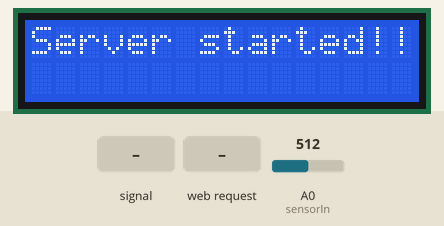
Recording of a sketch running on a simulated ESP8266 (NodeMCU). Parts: 16×2 character LCD. Inputs (shaded band) come from the test bench; at power-on: A0 (sensorIn) = 512. WiFi joins after 1.5 s; servers stay silent unless stated; what the sketch prints to the serial monitor is not drawn.

Above: at 1.2 s.
At 6.3 s:
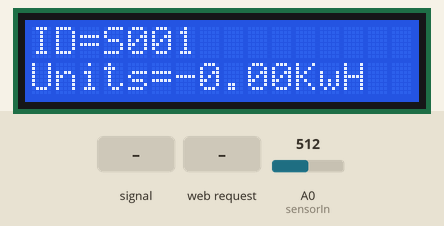
6.4 s: A0 (sensorIn) fed a 200 Hz sine of ±81 counts around its level
At 7.7 s:
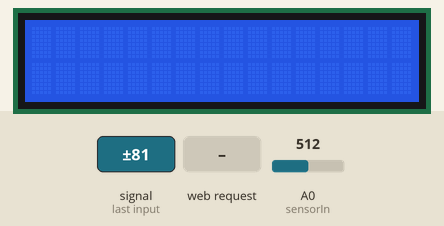
At 8.9 s:
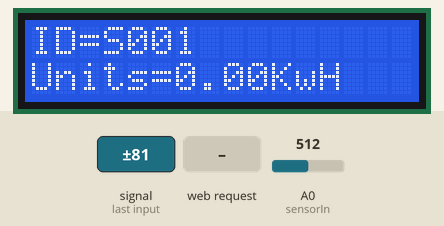
10.6 s: HTTP request GET /update received
Timing chart, 0 to 13.6 s (numbered marks = the images above; inputs shaded):
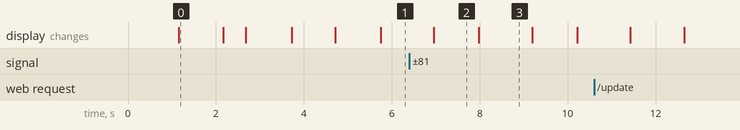

Measured:
- after the input at 6.4 s, the display: first differs from a run without the input after 1.6 s (image 3)
- what the display in image 0 shows lasts 1.0 s, from 1.2 s to 2.2 s
- what the display in image 3 shows lasts 1.2 s, from 8.0 s to 9.2 s

The sketch:

final_server.ino
```cpp
#include <ESP8266WiFi.h>
#include <ESP8266WebServer.h>
#include <Wire.h>
#include <LiquidCrystal_I2C.h>
#include <WiFiClientSecure.h>

LiquidCrystal_I2C lcd=LiquidCrystal_I2C(0x27,16,2);


char * ssid = "mcu-s";
char * password = "12345678";
IPAddress ip(192,168,11,4);
IPAddress gateway(192,168,11,1);
IPAddress subnet(255,255,255,0);
ESP8266WebServer server;


String id_c="" , id_s="S001";
float units_c=0.0;


const char *sta_ssid = "FTTH";
const char *sta_password = "nodemcu@80";


const char* host = "script.google.com";
const int httpsPort = 443;
#define ON_Board_LED 3


WiFiClientSecure client;

String GAS_ID = "AKfycbxFPOTMVLCK4MIY0QJwrhqBDCKtM-bYfpMH_3MJ5TQNGVMr82-z1yGje3kJ7fGQtGuO";


const int sensorIn =A0;
int mVperAmp=185;
double vpp=0;
double vp=0;
double vrms=0;
double irms=0;
double units=0;


void setup() {
  lcd.begin(16,2);
  lcd.init();
  lcd.backlight();
  lcd.clear();
  lcd.print("Welcome!!!");
  delay(1000);
  Serial.begin(115200);
  WiFi.mode(WIFI_AP_STA);
  WiFi.softAPConfig(ip,gateway,subnet);
  WiFi.softAP(ssid,password);
  server.on("/",handleindex);
  server.on("/update",handleupdate);
  server.begin();
  lcd.clear();
  lcd.print("Server started!!");
  delay(1000);
  lcd.clear();
  WiFi.begin(sta_ssid, sta_password);
  while (WiFi.status() != WL_CONNECTED) {
    delay(500);
    lcd.clear();
    lcd.print("Connecting...");
  }
    client.setInsecure();
  lcd.clear();
  if(WiFi.status() == WL_CONNECTED)
  {
    lcd.print("Connected!!!");
    delay(1000);
    lcd.clear();
    }
}


void loop() {
    server.handleClient();
    vpp=getVPP();
  vp=vpp/2.0;
  vrms=vp*0.707;
  irms=((vrms*1000)/mVperAmp)-0.07;
  units+= (((irms*243)/1000)/1800);
  String u="";
  lcd.clear();
  lcd.setCursor(0,0);
  lcd.print("ID=S001");
  lcd.setCursor(0,1);
  lcd.print("Units=");
  lcd.setCursor(6,1);
  u+=String(units);
  u+="KwH";
  lcd.print(u);
   if (WiFi.status()!= WL_CONNECTED)
    {
      lcd.clear();
      lcd.print("Connection lost!");
       delay(1000);
    }
   if (!client.connect(host, httpsPort)) {
    Serial.println("connection failed");
    return;
  }
  String v1=String(id_s);
  String v2=String(units);
  String v3=String("updated");
  String url = "/macros/s/" + GAS_ID + "/exec?value1=" + v1 + "&value2=" + v2 + "&value3=" + v3;
  Serial.print("requesting URL: ");
  Serial.println(url);
  client.print(String("GET ") + url + " HTTP/1.1\r\n" +
         "Host: " + host + "\r\n" +
         "User-Agent: BuildFailureDetectorESP8266\r\n" +
         "Connection: close\r\n\r\n");
  Serial.println("request sent");
delay(1000);
lcd.clear();

}
void handleindex() {
  server.send(200, "text/plain", String(units_c));
}
void handleupdate() {
  units_c=server.arg("units_c").toFloat();
  id_c=server.arg("id");
  Serial.println(units_c);
  Serial.println(id_c);
  server.send(200, "text/plain", "Updated" );
  if (!client.connect(host, httpsPort)) {
    Serial.println("connection failed");
    return;
  }
  String v1=String(id_c);
  String v2=String(units_c);
  String v3=String("updated");
  String url = "/macros/s/" + GAS_ID + "/exec?value1=" + v1 + "&value2=" + v2 + "&value3=" + v3;
  Serial.print("requesting URL: ");
  Serial.println(url);
  client.print(String("GET ") + url + " HTTP/1.1\r\n" +
         "Host: " + host + "\r\n" +
         "User-Agent: BuildFailureDetectorESP8266\r\n" +
         "Connection: close\r\n\r\n");
  Serial.println("request sent");
}
double getVPP()
{double result;
int readvalue;
int maxvalue=0;
int minvalue=1024;
uint32_t start_time=millis();
while((millis()-start_time)<1000)
  {readvalue=analogRead(sensorIn);
  if (readvalue>maxvalue)
      {maxvalue=readvalue;
      }
   if (readvalue<minvalue)
    {minvalue=readvalue;
     }

    }
    result=((maxvalue-minvalue)*5.0)/1024.0;
    return result;
  }
```
